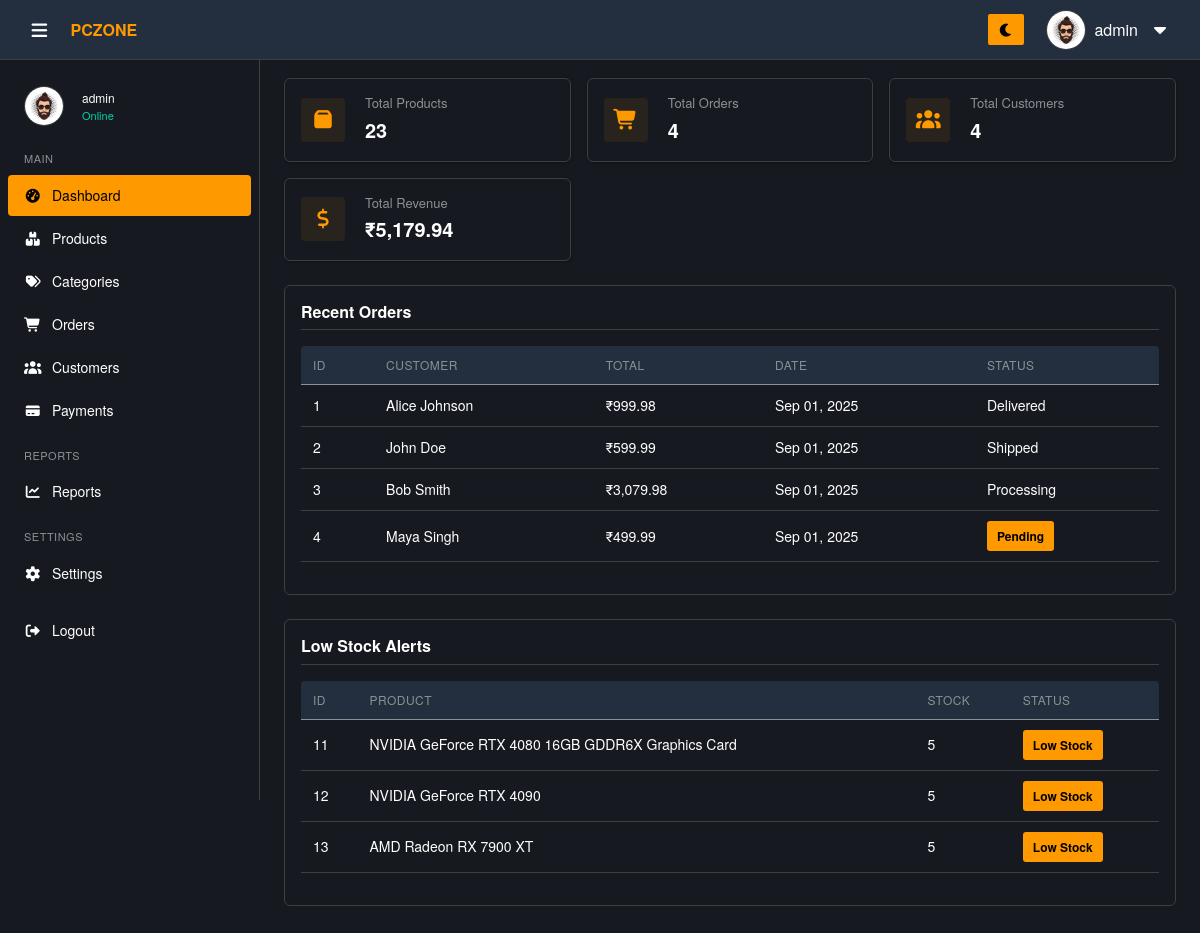
Screenshot of /admin/pages/dashboard.php (signed in) with the database file from the repository.
### tables this page shows
CREATE TABLE IF NOT EXISTS orders (
    order_id INT AUTO_INCREMENT PRIMARY KEY,
    customer_id INT NOT NULL,
    billing_address_id INT NOT NULL,
    shipping_address_id INT NOT NULL,
    total_amount DECIMAL(10,2) NOT NULL,
     
     
    order_status ENUM('Pending','Processing','Shipped','Delivered','Cancelled','Returned') DEFAULT 'Pending',
    tracking_number VARCHAR(100) DEFAULT NULL,
    shipping_method VARCHAR(100) DEFAULT NULL,
    order_notes TEXT DEFAULT NULL,
    paid_at DATETIME DEFAULT NULL,
    cancelled_at DATETIME DEFAULT NULL,
    refunded_at DATETIME DEFAULT NULL,
    shipped_date DATE DEFAULT NULL,
    delivered_date DATE DEFAULT NULL,
    order_date DATETIME DEFAULT CURRENT_TIMESTAMP,
    created_at DATETIME DEFAULT CURRENT_TIMESTAMP,
    updated_at DATETIME DEFAULT CURRENT_TIMESTAMP ON UPDATE CURRENT_TIMESTAMP,
    FOREIGN KEY (customer_id) REFERENCES customers(customer_id) ON DELETE CASCADE,
    FOREIGN KEY (billing_address_id) REFERENCES addresses(address_id) ON DELETE CASCADE,
    FOREIGN KEY (shipping_address_id) REFERENCES addresses(address_id) ON DELETE CASCADE
);

CREATE TABLE IF NOT EXISTS products (
    product_id  INT AUTO_INCREMENT PRIMARY KEY,
    product_name VARCHAR(250) NOT NULL,
    sku VARCHAR(50) UNIQUE,
    slug VARCHAR(250) UNIQUE,
    description TEXT,
    price DECIMAL(10, 2) NOT NULL,
    discount DECIMAL(6,2) DEFAULT 0,
    stock INT DEFAULT 0,
    weight DECIMAL(6,2),
    rating FLOAT DEFAULT 0,
    brand_id INT,
    category_id INT,
    platform ENUM('intel','amd','both','none') NOT NULL DEFAULT 'none',
    is_featured BOOLEAN DEFAULT 0,
    is_active BOOLEAN DEFAULT 1,
    created_at TIMESTAMP DEFAULT CURRENT_TIMESTAMP,
    updated_at TIMESTAMP DEFAULT CURRENT_TIMESTAMP ON UPDATE CURRENT_TIMESTAMP,
    FOREIGN KEY (category_id) REFERENCES categories(category_id) ON DELETE CASCADE,
    FOREIGN KEY (brand_id)     REFERENCES brands(brand_id)     ON DELETE CASCADE
);

### admin/pages/dashboard.php (the view, shortened to what this page needs)
<?php
include '../includes/db_connect.php';
function getCount($conn, $table, $condition = '')
{
  $query = "SELECT COUNT(*) as total FROM $table $condition";
  $result = mysqli_query($conn, $query);
  $data = mysqli_fetch_assoc($result);
  return $data['total'] ?? 0;
}
function getTotalRevenue($conn)
{
  $query = "SELECT SUM(total_amount) as total FROM orders";
  $result = mysqli_query($conn, $query);
  $data = mysqli_fetch_assoc($result);
  return $data['total'] ?? 0;
}
$totalProducts = getCount($conn, 'products');
$totalOrders = getCount($conn, 'orders');
$totalCustomers = getCount($conn, 'customers');
$totalRevenue = getTotalRevenue($conn);
?>
<!DOCTYPE html>
<html lang="en">
<head>
  <link rel="stylesheet" href="../assets/vendor/fontawesome/css/all.min.css">
  <link rel="stylesheet" href="../assets/vendor/bootstrap/css/bootstrap.min.css">
  <link rel="stylesheet" href="../assets/css/style.css">
</head>
<body>
  <?php include '../includes/header.php'; ?>
  <?php $current_page = 'dashboard';
  include '../includes/sidebar.php'; ?>
  <main class="main-content">
    <div class="content-wrapper">
      <div class="dashboard-cards mb-4">
        <div class="card d-flex align-items-center p-3">
          <i class="fas fa-box"></i>
          <div class="ms-2">
            <h3>Total Products</h3>
            <p class="mb-0"><?= $totalProducts ?></p>
          </div>
        </div>
        <div class="card d-flex align-items-center p-3">
          <i class="fas fa-shopping-cart"></i>
          <div class="ms-2">
            <h3>Total Orders</h3>
            <p class="mb-0"><?= $totalOrders ?></p>
          </div>
        </div>
        <div class="card d-flex align-items-center p-3">
          <i class="fas fa-users"></i>
          <div class="ms-2">
            <h3>Total Customers</h3>
            <p class="mb-0"><?= $totalCustomers ?></p>
          </div>
        </div>
        <div class="card d-flex align-items-center p-3">
          <i class="fas fa-dollar-sign"></i>
          <div class="ms-2">
            <h3>Total Revenue</h3>
            <p class="mb-0">₹<?= number_format($totalRevenue, 2) ?></p>
          </div>
        </div>
      </div>
      <section class="dashboard-section mb-4">
        <h2>Recent Orders</h2>
        <div class="table-box mt-2">
          <table class="data-table table table-sm table-hover align-middle">
            <thead>
              <tr>
                <th>ID</th>
                <th>Customer</th>
                <th>Total</th>
                <th>Date</th>
                <th>Status</th>
              </tr>
            </thead>
            <tbody>
              <?php
              $recentOrders = mysqli_query($conn, "
                SELECT o.order_id,
                       CONCAT(c.first_name, ' ', c.last_name) AS customer_name,
                       o.total_amount,
                       o.order_date,
                       o.order_status
                FROM orders o
                JOIN customers c ON o.customer_id = c.customer_id
                ORDER BY o.order_date DESC
                LIMIT 5
              ");
              if (mysqli_num_rows($recentOrders) > 0) {
                while ($order = mysqli_fetch_assoc($recentOrders)) {
                  $statusClass = 'status-' . strtolower($order['order_status']);
                  $statusLabel = ucfirst($order['order_status']);
                  echo "<tr>
                          <td>{$order['order_id']}</td>
                          <td>{$order['customer_name']}</td>
                          <td>₹" . number_format($order['total_amount'], 2) . "</td>
                          <td>" . date('M d, Y', strtotime($order['order_date'])) . "</td>
                          <td><span class='{$statusClass}'>{$statusLabel}</span></td>
                        </tr>";
                }
              } else {
                echo "<tr><td colspan='5'>No recent orders found.</td></tr>";
              }
              ?>
            </tbody>
          </table>
        </div>
      </section>
      <section class="dashboard-section mb-4">
        <h2>Low Stock Alerts</h2>
        <div class="table-box mt-2">
          <table class="data-table table table-sm table-hover align-middle">
            <thead>
              <tr>
                <th>ID</th>
                <th>Product</th>
                <th>Stock</th>
                <th>Status</th>
              </tr>
            </thead>
            <tbody>
              <?php
              $lowStock = mysqli_query($conn, "SELECT * FROM products WHERE stock < 10 ORDER BY stock ASC LIMIT 5");
              if (mysqli_num_rows($lowStock) > 0) {
                while ($product = mysqli_fetch_assoc($lowStock)) {
                  $statusClass = $product['stock'] == 0 ? 'out-of-stock' : 'low-stock';
                  $statusText = $product['stock'] == 0 ? 'Out of Stock' : 'Low Stock';
                  echo "<tr>
                          <td>{$product['product_id']}</td>
                          <td>{$product['product_name']}</td>
                          <td>{$product['stock']}</td>
                          <td><span class='stock-badge {$statusClass}'>{$statusText}</span></td>
                        </tr>";
                }
              } else {
                echo "<tr><td colspan='4'>All products sufficiently stocked.</td></tr>";
              }
              ?>
            </tbody>
          </table>
        </div>
      </section>
    </div>
  </main>
</body>
</html>

### admin/includes/header.php (shortened to what this page needs)
<?php
$userName = trim(($_SESSION['full_name'] ?? '')) ?: ($_SESSION['username'] ?? 'Admin');
?>
<header class="admin-header">
  <div class="left-section">
    <button id="hamburger" class="hamburger" type="button" aria-label="Toggle sidebar">
      <i class="fas fa-bars"></i>
    </button>
    <a href="dashboard.php" class="brand-link">
      <span style="color:#ff9900; font-weight:700;">PC</span>ZONE
    </a>
  </div>
  <div class="right-section">
    <button id="themeToggle" class="admin-button" type="button" aria-label="Toggle theme">
      <i id="themeIcon" class="fas fa-moon"></i>
    </button>
    <div class="dropdown">
      <button class="user-btn d-flex align-items-center gap-2" id="userDropdown" data-bs-toggle="dropdown" aria-expanded="false">
        <img src="../assets/images/admin.jpg" alt="avatar" class="admin-avatar">
        <span class="d-none d-sm-inline"><?= htmlspecialchars($userName) ?></span>
        <i class="fas fa-caret-down ms-1"></i>
      </button>
    </div>
  </div>
</header>

### admin/includes/sidebar.php
<?php
function active($name)
{
  if (!empty($GLOBALS['current_page'])) {
    return ($GLOBALS['current_page'] === $name) ? 'active' : '';
  }
  return (basename($_SERVER['PHP_SELF']) === $name . '.php') ? 'active' : '';
}
?>
<aside id="sidebar" class="sidebar">
  <div class="admin-profile d-flex align-items-center px-3 mb-3">
    <img src="../assets/images/admin.jpg" alt="avatar" class="admin-avatar">
    <div class="admin-info ms-2">
      <strong><?= htmlspecialchars($_SESSION['full_name'] ?? $_SESSION['username'] ?? 'Admin') ?></strong>
      <span class="status">Online</span>
    </div>
  </div>
  <nav class="nav-links px-2">
    <div class="nav-title">Main</div>
    <a href="dashboard.php" class="<?= active('dashboard') ?>">
      <span class="icon"><i class="fas fa-tachometer-alt"></i></span>
      <span class="label">Dashboard</span>
    </a>
    <a href="products.php" class="<?= active('products') ?>">
      <span class="icon"><i class="fas fa-boxes"></i></span>
      <span class="label">Products</span>
    </a>
    <a href="categories.php" class="<?= active('categories') ?>">
      <span class="icon"><i class="fas fa-tags"></i></span>
      <span class="label">Categories</span>
    </a>
    <a href="orders.php" class="<?= active('orders') ?>">
      <span class="icon"><i class="fas fa-shopping-cart"></i></span>
      <span class="label">Orders</span>
    </a>
    <a href="customers.php" class="<?= active(name: 'customers') ?>">
      <span class="icon"><i class="fas fa-users"></i></span>
      <span class="label">Customers</span>
    </a>
    <a href="payments.php" class="<?= active('payments') ?>">
      <span class="icon"><i class="fas fa-credit-card"></i></span>
      <span class="label">Payments</span>
    </a>
    <div class="nav-title mt-3">Reports</div>
    <a href="reports.php" class="<?= active('reports') ?>">
      <span class="icon"><i class="fas fa-chart-line"></i></span>
      <span class="label">Reports</span>
    </a>
    <div class="nav-title mt-3">Settings</div>
    <a href="settings.php" class="<?= active('settings') ?>">
      <span class="icon"><i class="fas fa-cog"></i></span>
      <span class="label">Settings</span>
    </a>
    <a href="../logout.php" class="mt-3">
      <span class="icon"><i class="fas fa-sign-out-alt"></i></span>
      <span class="label">Logout</span>
    </a>
  </nav>
</aside>

### rows the page displays
orders: order_id "1", customer_name "Alice Johnson", total_amount "999.98", order_date "Sep 01, 2025", order_status "Delivered"
orders: order_id "2", customer_name "John Doe", total_amount "599.99", order_date "Sep 01, 2025", order_status "Shipped"
orders: order_id "3", customer_name "Bob Smith", total_amount "3,079.98", order_date "Sep 01, 2025", order_status "Processing"
orders: order_id "4", customer_name "Maya Singh", total_amount "499.99", order_date "Sep 01, 2025", order_status "Pending"
products: product_id "11", product_name "NVIDIA GeForce RTX 4080 16GB GDDR6X Graphics Card", stock "5", stock "Low Stock"
products: product_id "12", product_name "NVIDIA GeForce RTX 4090", stock "5", stock "Low Stock"
products: product_id "13", product_name "AMD Radeon RX 7900 XT", stock "5", stock "Low Stock"

### other values shown
$userName "admin"
$_SESSION['full_name'] "admin"
$totalProducts "23"
$totalOrders "4"
$totalCustomers "4"
$totalRevenue "5,179.94"
